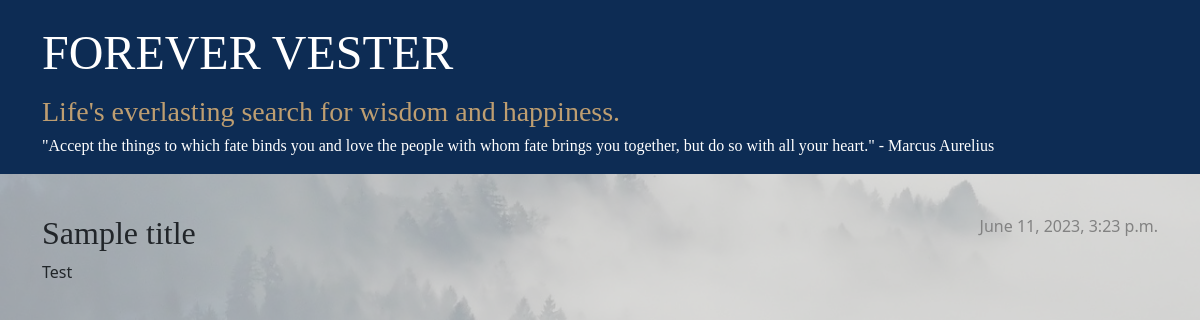
/post/5/, run on the app's committed database.
### blog/models.py (models this page shows, shortened)
class Post(models.Model):
    author = models.ForeignKey(settings.AUTH_USER_MODEL, on_delete=models.CASCADE)
    title = models.CharField(max_length=200)
    text = models.TextField()
    created_date = models.DateTimeField(default=timezone.now)
    published_date = models.DateTimeField(blank=True, null=True)

### blog/views.py (the view)
# urls.py: path('post/<int:pk>/', views.post_detail, name='post_detail'),
def post_detail(request, pk):
    post = get_object_or_404(Post, pk=pk)
    return render(request, 'blog/post_detail.html', {'post': post})

### blog/templates/blog/post_detail.html (shortened to what this page needs)
{% extends 'blog/base.html' %}
{% block content %}
    <article class="post">
        {% if post.published_date %}
            <time class="date">
                {{ post.published_date }}
            </time>
        {% endif %}
        <h2>{{ post.title }}</h2>
        <p>{{ post.text|linebreaksbr }}</p>
    </article>
{% endblock %}

### blog/static/css/blog.css (style rules this page uses)
h1, h2, h3, h4 { font-family: 'DM Serif Display', cursive; }
.date { color: #828282; }
.post { margin-bottom: 70px; }
.post > .date, .post > .actions { float: right; }

### data on the page
Post: published_date "June 11, 2023, 3:23 p.m.", title "Sample title", text "Test"
